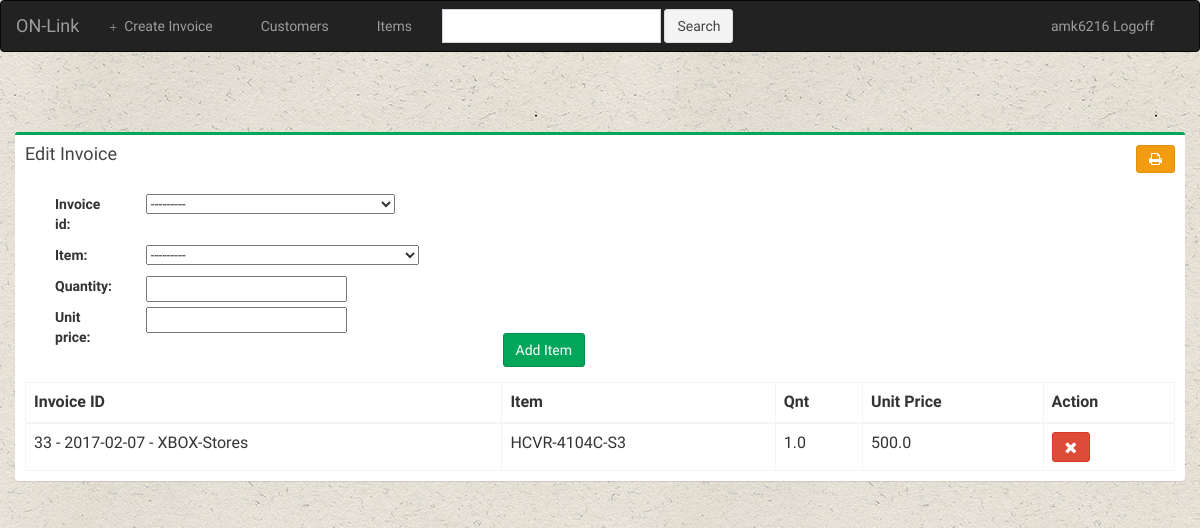
The app's page /invoices/invoice/33/ (signed in) with its own data.
### invoices/models.py (models this page shows, shortened)
class invoice(models.Model):
	user = models.ForeignKey(User,on_delete = models.CASCADE,default = 1)
	date = models.DateField()
	customer = models.ForeignKey(customer, on_delete  = models.CASCADE)
	is_paid = models.BooleanField(default = False)
	comment = models.CharField(max_length = 256 , default = "" , null = True , blank = True)
	def __str__(self):
		return str(self.id) + " - " + str(self.date) + " - " + str(self.customer.name)

class invoice_items(models.Model):
	user = models.ForeignKey(User,on_delete = models.CASCADE,default = 1)
	invoice_id = models.ForeignKey(invoice, on_delete = models.CASCADE)
	item = models.ForeignKey(item, on_delete = models.CASCADE)
	quantity = models.IntegerField()
	unit_price = models.FloatField()
	total_price = models.FloatField(default = 0)

class customer(models.Model):
	user = models.ForeignKey(User,on_delete = models.CASCADE,default = 1)
	name = models.CharField(max_length = 64)
	mobile = models.CharField(max_length = 11, blank = True , null= True)
	address  = models.CharField(max_length = 256, blank = True , null= True)
	mail = models.CharField(max_length = 64, blank = True , null= True)

class item(models.Model):
	user = models.ForeignKey(User,on_delete = models.CASCADE,default = 1)
	name = models.CharField(max_length = 64)
	price = models.FloatField( blank = True , null= True)
	def __str__(self):
		return self.name + " - " + str(self.price )

### invoices/views.py (the view, shortened to what this page needs)
# urls.py: url(r'^invoice/(?P<inv_id>[0-9]+)/$',views.edit_invoice,name="edit_invoice"),
def edit_invoice(request,inv_id):
	if not request.user.is_authenticated():
		return render(request, 'invoices/login.html')
	else:
		selected_inv = get_object_or_404(invoice,pk=inv_id)
		inv_items = invoice_items.objects.filter(user=request.user,invoice_id = inv_id)
		form = invoice_itemsForm(request.POST or None)
		context = {"selected_inv":selected_inv,"inv_items":inv_items,"form":form}
		return render(request,'invoices/edit_invoice.html', context)

### invoices/forms.py
class invoice_itemsForm(forms.ModelForm):
    class Meta:
        model = invoice_items
        fields = ['invoice_id', 'item', 'quantity', 'unit_price']

### invoices/templates/invoices/edit_invoice.html (shortened to what this page needs)
{% extends 'invoices/base.html' %}
{% block body %}
<div class="container container-fluid">
	<div class="row">
		<div class="box box-success">
			<div class="box-header">
			<h4 class="box-title">Edit Invoice</h4>
			<a href="{% url 'invoices:print_invoice' selected_inv.id%}" class="btn btn-warning pull-right"><span class="fa fa-print"></span></a>
			</div>
			<div class="box-body">
				<form action="#" method="post">
					<div class="form-group col-md-6">
                       					{% include 'invoices/form_template.html' %}
						<input class="btn btn-success pull-right" type="submit" value="Add Item" />
					</div>
				</form>
				<table class="table table-hover table-bordered">
					<thead>
						<tr>
							<th>Invoice ID</th>
							<th>Item</th>
							<th>Qnt</th>
							<th>Unit Price</th>
							<th>Action</th>
						</tr>
					</thead>
					<tbody>
						{% for item in inv_items %}
							<tr>
								<td>{{item.invoice_id}} </td>
								<td>{{item.item.name}}</td>
								<td>{{item.quantity}}</td>
								<td>{{item.unit_price}}</td>
								<td><a href="{% url 'invoices:remove_item' item.invoice_id.id item.id %}"><span class="btn btn-danger fa fa-remove"></span></a></td>
							</tr>
						{% endfor %}
					</tbody>
				</table>
			</div>
		</div>
	</div>
</div>
{% endblock %}

### invoices/templates/invoices/base.html (shortened to what this page needs)
<html>
	<head>
		{% load staticfiles %}
		<link rel="stylesheet" type="text/css" href="{% static 'invoices/style.css' %}">
		  <link rel="stylesheet" href="{% static 'invoices/bootstrap/css/bootstrap.min.css' %}">
		  <link rel="stylesheet" href="https://cdnjs.cloudflare.com/ajax/libs/font-awesome/4.5.0/css/font-awesome.min.css">
		  <link rel="stylesheet" href="https://cdnjs.cloudflare.com/ajax/libs/ionicons/2.0.1/css/ionicons.min.css">
		  <link rel="stylesheet" href="{% static 'invoices/plugins/datatables/dataTables.bootstrap.css' %}">
  		  <link rel="stylesheet" href="{% static 'invoices/plugins/morris/morris.css' %}">
		  <link rel="stylesheet" href="{% static 'invoices/dist/css/AdminLTE.min.css' %}">
		  <link rel="stylesheet" href="{% static 'invoices/dist/css/skins/_all-skins.min.css' %}">
	</head>
	<body>
		<div class="navbar navbar-inverse">
			<div class="container-fluid">
				<div class="navbar-header">
					<a href="{% url 'invoices:index' %}" class="navbar-brand">ON-Link</a>
				</div>
				<div class="navbar-collapse collapse" id="topNavBar">
					<ul class="nav navbar-nav">
						<li><a href="{% url 'invoices:create_invoice' %}"><span class="glyphicon glyphicon-plus" aria-hidden="true"></span>&nbsp;  Create Invoice</a></li>
						<li><a href="{% url 'invoices:create_customer' %}"><span class="glyphicon glyphicon-user" aria-hidden="true"></span>&nbsp;  Customers</a></li>
						<li>
							<a href="{% url 'invoices:create_item' %}">
								<span class="glyphicon glyphicon-th" aria-hidden="true"></span>&nbsp; Items
							</a>
						</li>
					</ul>
					<form class="navbar-form navbar-left" role="search" method="get" action="#">
						<div class="form-group">
							<input type="text" class="form-control" name="q" value="">
						</div>
						<button type="submit" class="btn btn-default">Search</button>
					</form>
					<ul class="nav navbar-nav pull-right">
						<li><a href="{% url 'invoices:logout_user' %}"><span class="glyphicon glyphicon-user" aria-hidder="true"></span>&nbsp;{{user}} Logoff </a></li>
					</ul>
				</div>
			</div>
		</div>
<div class="row">
<br><br><br>
		{% block body %}
		{% endblock %}
</div>
	</body>
</html>

### invoices/static/invoices/style.css (style rules this page uses)
body { background: url("images/bg.jpg") ; }
.navbar { border-radius: 0; }
.navbar-brand { font-family: 'Satisfy',cursive; }

### records on screen
invoice_items: invoice_id "33 - 2017-02-07 - XBOX-Stores", item.name "HCVR-4104C-S3", quantity "1.0", unit_price "500.0"

### other values on screen
{{ user }} "amk6216"
{{ field.label_tag }} "Invoice id:" "Item:" "Quantity:" "Unit price:"
